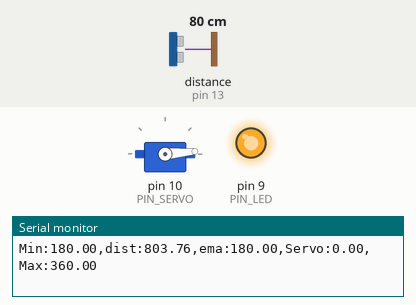
Bench run of a sketch on a simulated Arduino Uno, built with avr-gcc and run on an emulated ATmega328P. On the bench: servo, output pins drawn as LEDs (lit = HIGH), the last lines printed to the serial monitor. Wiring (inferred from the names in the program): ultrasonic range finder: trigger pin 12; echo pin 13. The inputs (shaded band) are chosen by the test bench; at power-on: distance to the obstacle (sensor on pin 13) 80 cm. The echo pulse lasts 58.3 µs per cm; pins used as bus, display or sensor lines are not drawn.

Above: at 1.2 s.
1.3 s: distance to the obstacle (sensor on pin 13) set to 35 cm
At 1.45 s:
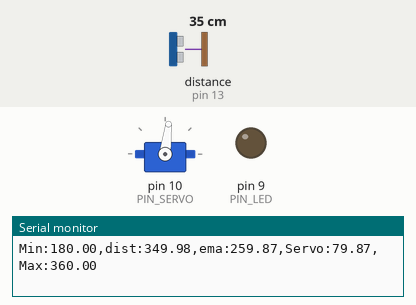
At 3.9 s:
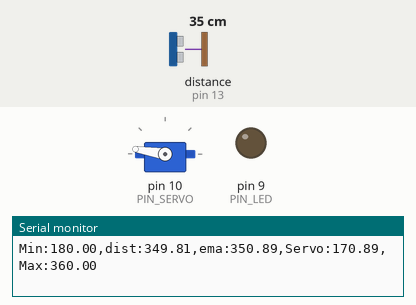
4.3 s: distance to the obstacle (sensor on pin 13) set to 2 cm
At 5.6 s:
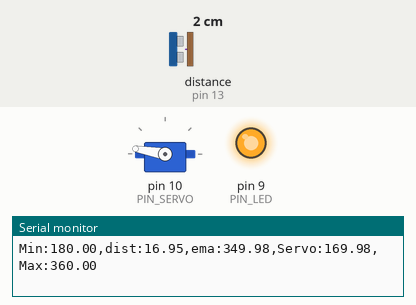
Timing chart, 0 to 7.3 s (numbered marks = the images above; inputs shaded):
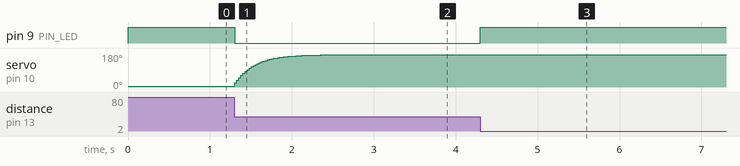

The sketch:

11_exmaple_1.ino_w.ino
```cpp
#include <Servo.h>

// =========================
// 핀 설정
// =========================
#define PIN_LED   9
#define PIN_TRIG  12
#define PIN_ECHO  13
#define PIN_SERVO 10


// =========================
// 초음파 센서 설정
// =========================
#define SND_VEL 346.0
#define INTERVAL 25
#define PULSE_DURATION 10

#define TIMEOUT ((INTERVAL / 2) * 1000.0)
#define SCALE (0.001 * 0.5 * SND_VEL)


// =========================
// 거리 측정 범위
// 18cm ~ 36cm
// 단위: mm
// =========================
#define _DIST_MIN 180.0
#define _DIST_MAX 360.0


// =========================
// EMA 필터
// =========================
#define _EMA_ALPHA 0.1


// =========================
// 서보 PWM 설정
// 실제 측정한 값으로 수정
// =========================
#define _DUTY_MIN 600
#define _DUTY_MAX 2400

// 0°와 180°의 중간값 = 90°
#define _DUTY_NEU ((_DUTY_MIN + _DUTY_MAX) / 2)


// =========================
// 전역 변수
// =========================
float dist_ema;
float dist_prev = _DIST_MIN;

unsigned long last_sampling_time;

Servo myservo;


// =========================
// setup()
// =========================
void setup() {

  // 핀 설정
  pinMode(PIN_LED, OUTPUT);
  pinMode(PIN_TRIG, OUTPUT);
  pinMode(PIN_ECHO, INPUT);

  digitalWrite(PIN_TRIG, LOW);

  // LED OFF
  // LED가 Active LOW라고 가정
  digitalWrite(PIN_LED, HIGH);


  // 서보 연결
  myservo.attach(PIN_SERVO);


  // 서보 초기 위치
  // 90°
  myservo.writeMicroseconds(_DUTY_MIN);


  // 거리 초기값
  dist_prev = _DIST_MIN;
  dist_ema = dist_prev;


  // 시리얼 통신
  Serial.begin(57600);
}


// =========================
// loop()
// =========================
void loop() {

  float dist_raw;
  float dist_filtered;

  // 일정한 시간 간격으로 측정
  if (millis() < last_sampling_time + INTERVAL)
    return;


  // =========================
  // 초음파 거리 측정
  // =========================
  dist_raw = USS_measure(PIN_TRIG, PIN_ECHO);


  // =========================
  // 범위 필터
  // 18~36cm 밖의 값은
  // 이전 정상 측정값을 사용
  // =========================
  if (dist_raw == 0.0 ||
      dist_raw < _DIST_MIN ||
      dist_raw > _DIST_MAX) {

    dist_filtered = dist_prev;

  }
  else {

    dist_filtered = dist_raw;
    dist_prev = dist_raw;
  }


  // =========================
  // EMA 필터
  // =========================
  dist_ema = _EMA_ALPHA * dist_filtered
           + (1.0 - _EMA_ALPHA) * dist_ema;


  // =========================
  // 거리 → 서보 각도
  // =========================

  float angle;

  // 18cm 이하
  if (dist_ema <= _DIST_MIN) {

    angle = 0.0;
  }

  // 36cm 이상
  else if (dist_ema >= _DIST_MAX) {

    angle = 180.0;
  }

  // 18~36cm
  else {

    // 18~36cm를
    // 0~180°로 선형 변환
    angle = (dist_ema - _DIST_MIN)
          * 180.0
          / (_DIST_MAX - _DIST_MIN);
  }


  // =========================
  // 각도 → PWM
  // =========================

  int duty;

  duty = _DUTY_MIN
       + (angle / 180.0)
       * (_DUTY_MAX - _DUTY_MIN);


  // =========================
  // 서보 이동
  // =========================
  myservo.writeMicroseconds(duty);


  // =========================
  // LED 제어
  // 측정값이 18~36cm 안에 있으면 ON
  // =========================

  if (dist_raw >= _DIST_MIN &&
      dist_raw <= _DIST_MAX) {

    digitalWrite(PIN_LED, LOW);

  }
  else {

    digitalWrite(PIN_LED, HIGH);
  }


  // =========================
  // 시리얼 모니터 출력
  // =========================

  Serial.print("Min:");
  Serial.print(_DIST_MIN);

  Serial.print(",dist:");
  Serial.print(dist_raw);

  Serial.print(",ema:");
  Serial.print(dist_ema);

  Serial.print(",Servo:");
  Serial.print(angle);

  Serial.print(",Max:");
  Serial.print(_DIST_MAX);

  Serial.println("");


  // 다음 측정 시간
  last_sampling_time += INTERVAL;
}


// =========================
// 초음파 거리 측정 함수
// =========================
float USS_measure(int TRIG, int ECHO)
{
  digitalWrite(TRIG, HIGH);

  delayMicroseconds(PULSE_DURATION);

  digitalWrite(TRIG, LOW);

  return pulseIn(ECHO, HIGH, TIMEOUT) * SCALE;
}
```

Measured:
- after the input at 4.3 s, pin 9 (PIN_LED): LOW → HIGH at once
